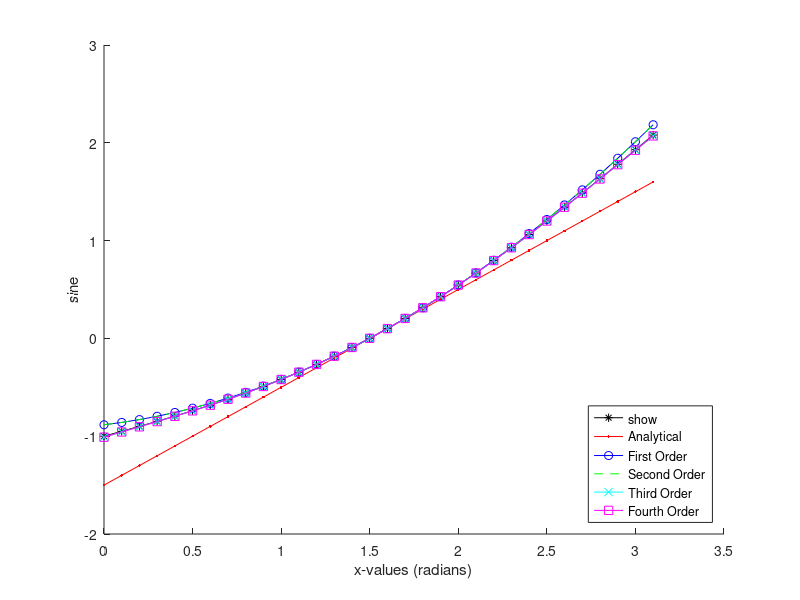
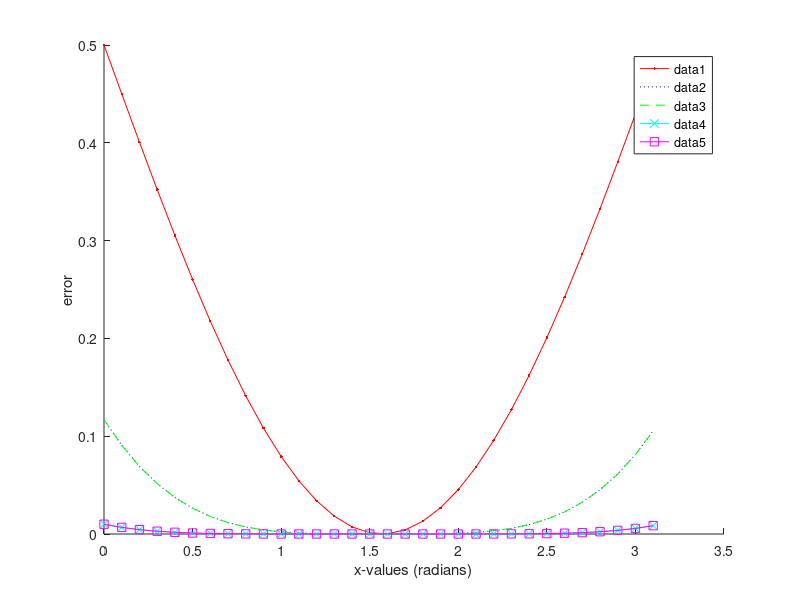

Recreate these plots in MATLAB, in order.
clc;clear
a = pi/2;
x = 0:.1:pi;
f = x - 1 - 0.5*sin(x);

T_0 = a - 1 - 0.5*sin(a)*((x-a).^0);
T_1 = T_0 + (1 - 0.5*cos(a))*((x-a).^1);
T_2 = T_1 + ((0.5*sin(a))/factorial(2))*((x-a).^2);
T_3 = T_2 + ((0.5*cos(a))/factorial(3))*((x-a).^3);
T_4 = T_3 + ((-0.5*sin(a))/factorial(4))*((x-a).^4);
T_5 = T_4 + ((-0.5*cos(a))/factorial(5))*((x-a).^5);

E_1 = abs(T_1-f);
E_2 = abs(T_2-f);
E_3 = abs(T_3-f);
E_4 = abs(T_4-f);
E_5 = abs(T_5-f);

hold on
plot(x,f,'k*-')
plot(x,T_1,'r.-')
plot(x,T_2,'bo-')
plot(x,T_3,'g--')
plot(x,T_4,'cx-')
plot(x,T_5,'ms-')
xlabel('x-values (radians)')
ylabel('sine')
legend('show','Analytical','First Order','Second Order','Third Order','Fourth Order','Fifth Order','location','southeast')
hold off

figure
hold on 
plot(x,E_1,'r.-')
plot(x,E_2,'b:')
plot(x,E_3,'g--')
plot(x,E_4,'cx-')
plot(x,E_5,'ms-')
xlabel('x-values (radians)')
ylabel('error')
legend('show','First Order Error','Second Order Error','Third Order Errorr','Fourth Order Error','Fifth Order Error')
hold off